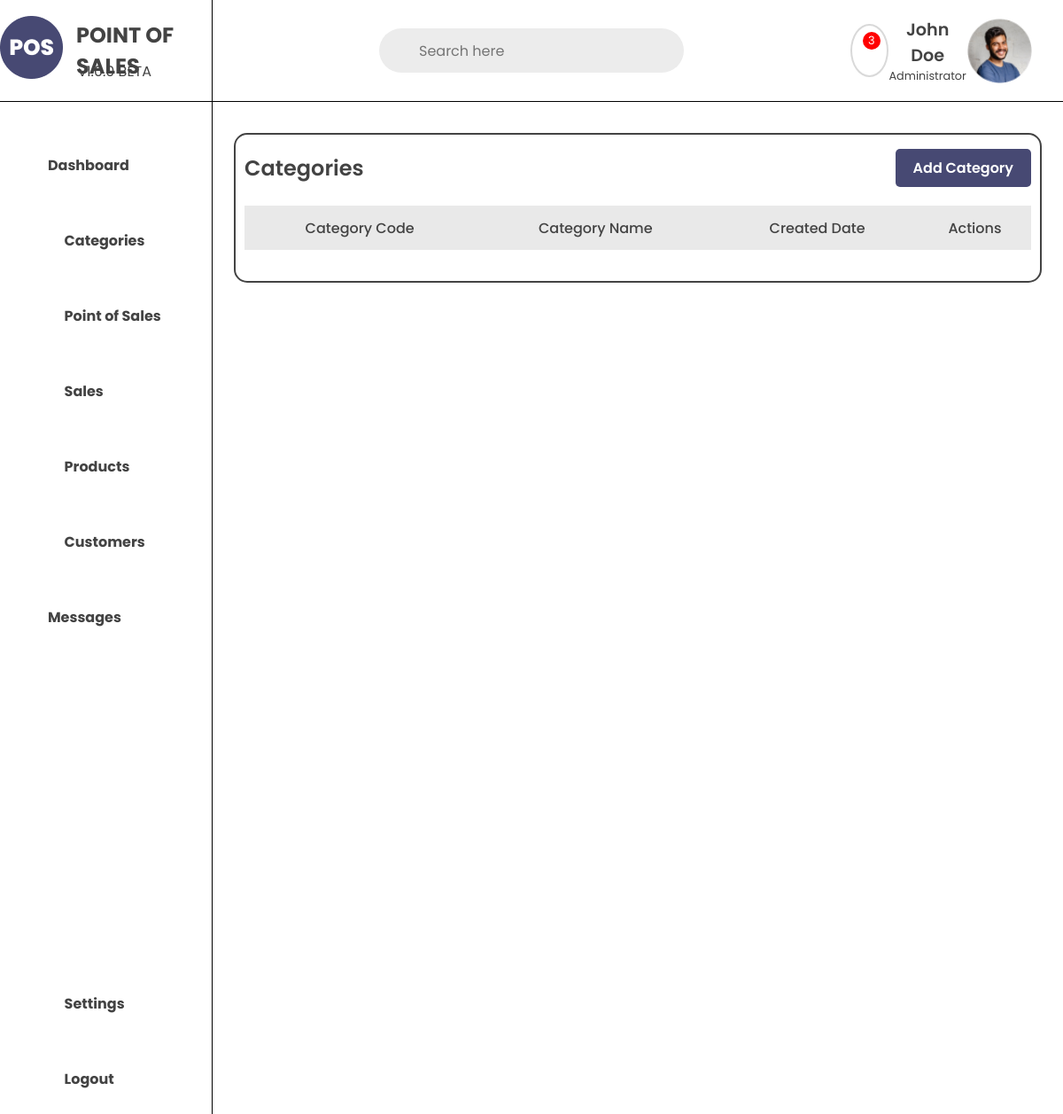
/chibogskie-food-hub/categories/, run on an earlier commit of the app's database.
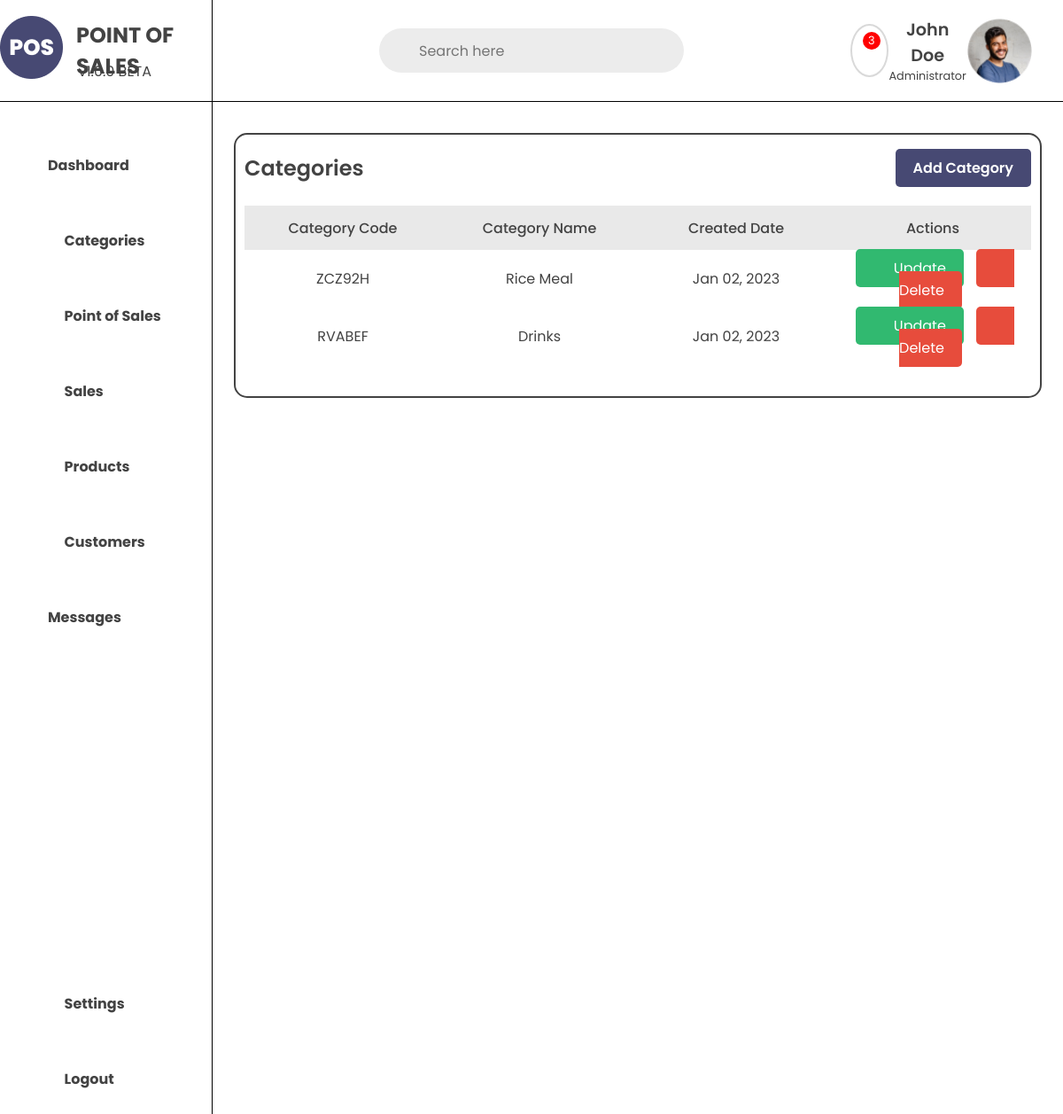
And on a later commit of the database.
### store/models.py (models this page shows, shortened)
class Category(models.Model):
    category_name = models.CharField(max_length=100)
    category_slug = models.SlugField(max_length=100, null=True, blank=True)
    category_code = models.CharField(max_length=6, unique=True, null=True, blank=True)
    category_description = models.TextField(max_length=1000, blank=True)
    category_store = models.ForeignKey(Store, on_delete=models.CASCADE)
    category_created = models.DateTimeField(blank=True,null=True)
    class Meta:
        verbose_name_plural = 'Categories'

### store/views.py (the view)
# urls.py: path('<slug:store_slug>/categories/', views.pos_categories, name='pos_categories'),
def pos_categories(request, store_slug):
    store = get_object_or_404(Store, store_slug=store_slug)
    category = Category.objects.filter(category_store=store)
    context = {
        'store': store,
        'category': category
    }
    return render(request, 'includes/pos/pos_includes/pos_categories.html', context)

### store/templates/includes/pos/pos_includes/pos_categories.html (shortened to what this page needs)
{% extends "includes/pos/base_templates/pos_base.html" %}
{% load static %}
{% block css %}
<link rel="stylesheet" href="{% static 'css/includes/pos_categories.css' %}">
{% endblock %}
{% block content %}
{% include "navbar.html" %}
<div class="pos-category-container">
    <div class="pos-category-header">
        <h1>Categories</h1>
        <div class="pos-add-ctg">
            <a href="{% url 'add_category' store_slug=store.store_slug %}">Add Category</a>
        </div>
    </div>
    <div class="pos-category-table">
        <table>
            <tr class="pos-ctg-tbl-header">
                <th>Category Code</th>
                <th>Category Name</th>
                <th>Created Date</th>
                <th>Actions</th>
            </tr>
            {% for ctg in category %}
            <tr class="pos-ctg-tbl-contents">
                <td>{{ctg.category_code}}</td>
                <td>{{ctg.category_name}}</td>
                <td>{{ctg.category_created | date:"M d, Y"}}</td>
                <td class="pos-ctg-tbl-btns">
                    <a href="{% url 'update_category' store_slug=store.store_slug pk=ctg.id %}"
                        class="pos-ctg-tbl-update">Update</a>
                    <a href="{% url 'delete_category' store_slug=store.store_slug pk=ctg.id %}"
                        class="pos-ctg-tbl-delete">Delete</a>
                </td>
            </tr>
            {% endfor %}
        </table>
    </div>
</div>
{% endblock %}

What changed in the data, as far as the page shows it:
added Category: category_code "ZCZ92H", category_name "Rice Meal", category_created "Jan 02, 2023"
added Category: category_code "RVABEF", category_name "Drinks", category_created "Jan 02, 2023"
